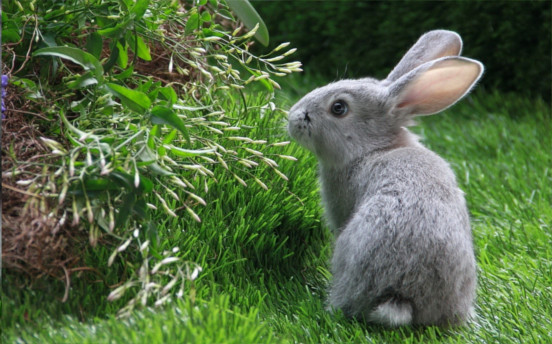
#> input picture Rabbit.jpg, 552 x 344 px
$ python -i Filtros.py   (imports and definitions only)
#> lines starting #> are read from the running program, lines starting #| are printed output that depends on the picture
#> further down, picture is the input picture: shape (344, 552, 3); mean B, G, R 66.9, 105, 83.7
import numpy as np
from scipy import misc, ndimage
from PIL import Image
from Umbralizacion import moda

def filtroPromedio(I,N=1):
#> called with N = 1
	If = I.copy()
	Ir = If[:,:,0]
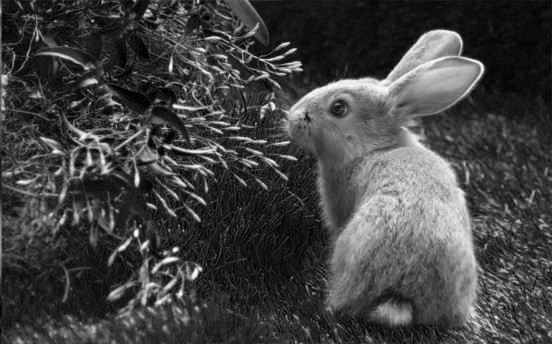
#> Ir: shape (344, 552); min 0, max 255, mean 66.9
	Iv = If[:,:,1]
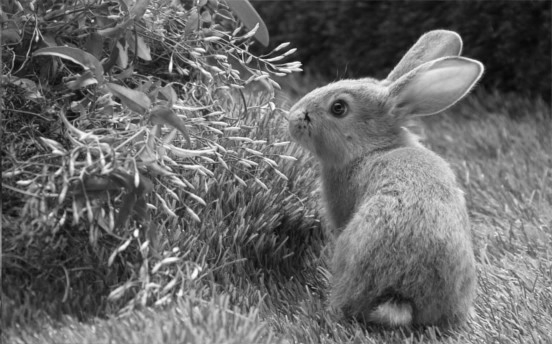
#> Iv: shape (344, 552); min 6, max 255, mean 105
	Ia = If[:,:,2]
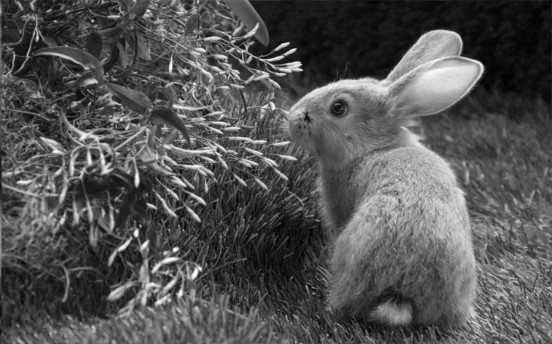
#> Ia: shape (344, 552); min 0, max 255, mean 83.7
	k = [[1,1,1],
		[1,N,1],
		[1,1,1]]
	K = np.matrix(k)/(N+8)
	Ir = ndimage.convolve(Ir, K, mode='constant')
	Iv = ndimage.convolve(Iv, K, mode='constant')
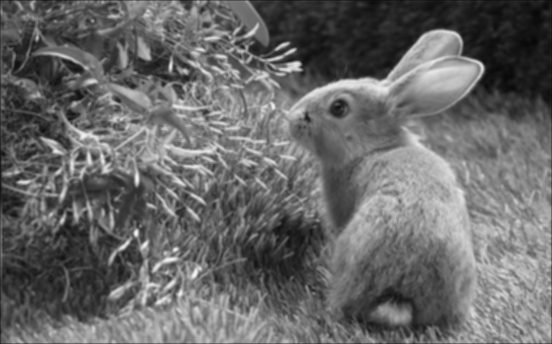
#> Iv: shape (344, 552); min 8, max 247, mean 104.2
	Ia = ndimage.convolve(Ia, K, mode='constant')
	If[:,:,0] = Ir
	If[:,:,1] = Iv
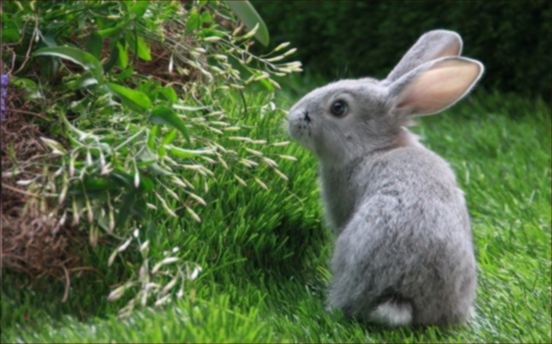
#> If: shape (344, 552, 3); mean B, G, R 66.3, 104.2, 83.7
	If[:,:,2] = Ia
	return If

# [173 lines left out: functions filtroGausiano, filtroGausiano1, filtroSobel, canalSobel, filtroLaplaciano, filtroPrewitt and 8 more, not called in this run]

"""
m = [[1,0,1,0,1],
	[0,1,0,1,0],
	[1,0,1,0,1],
	[0,1,0,1,0],
	[1,0,1,0,1]]

M = np.matrix(m)

n = [[1,0,1,1,0],
	[1,1,0,1,0],
	[1,1,1,0,1],
	[0,1,0,1,0],
	[1,0,1,0,1]]

N = np.matrix(n)

k = [[1,1,1],
	[1,1,1],
	[1,1,1]]

K = np.matrix(k)/9

N = ndimage.convolve(N, K, mode='constant', cval=0.0)
N = np.round(N)


print(N)
"""

>>> import cv2
>>> picture = cv2.imread('../Rabbit.jpg')
>>> result = filtroPromedio(picture)
